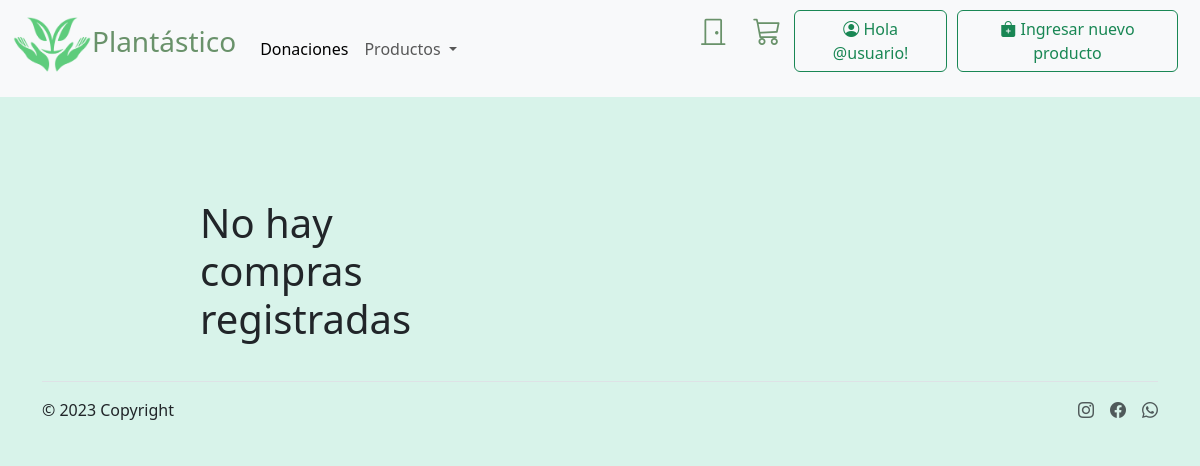
Page /comprasrealizadas on the earlier database version.
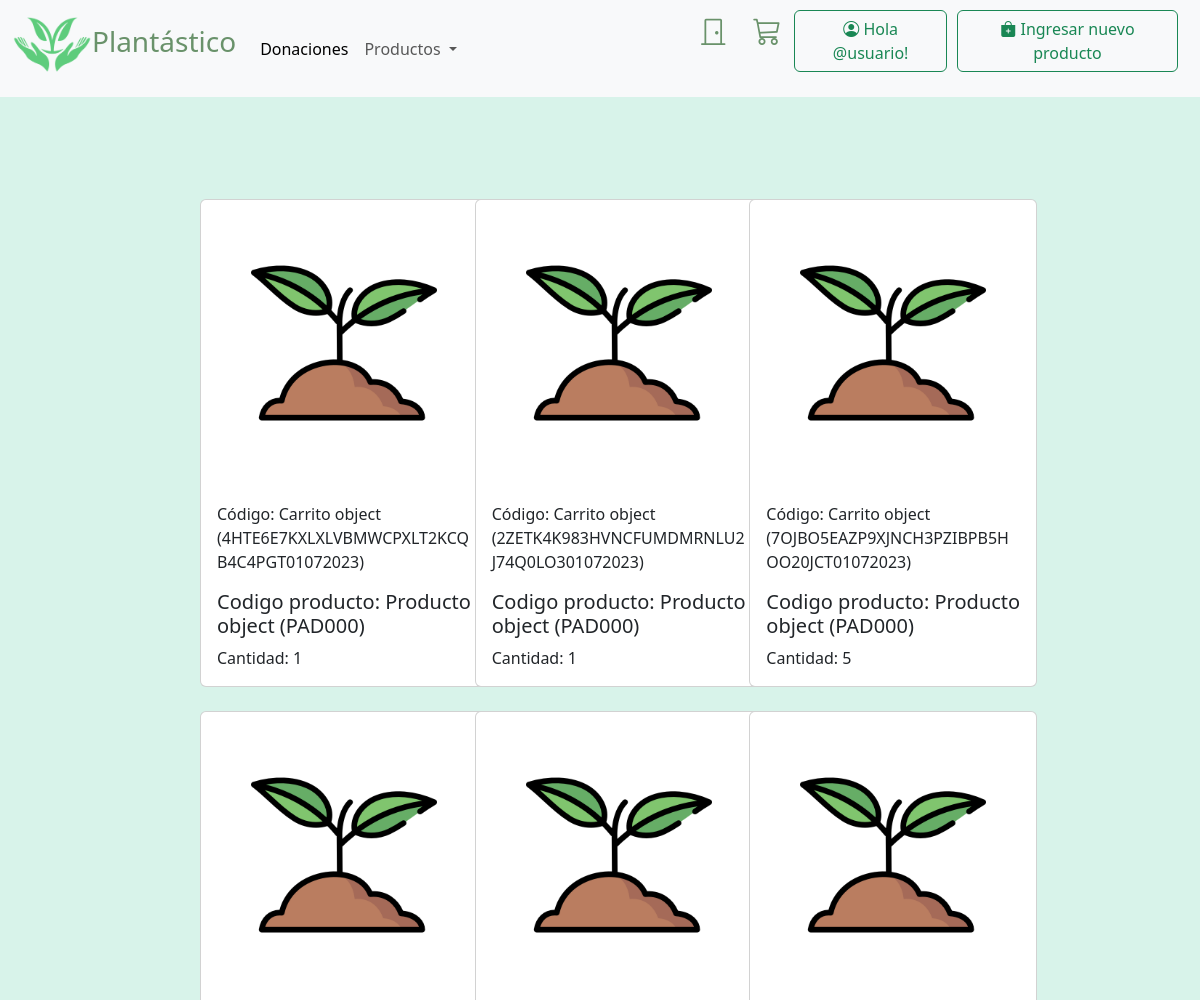
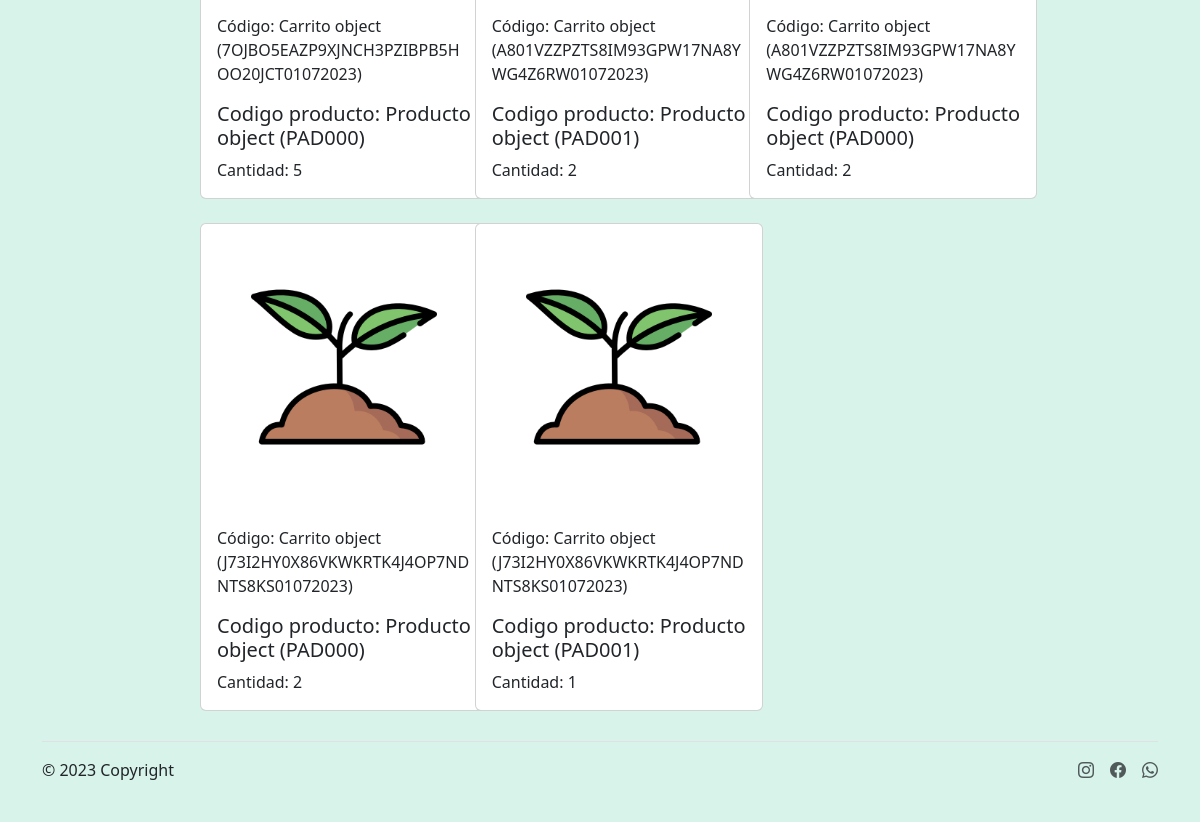
Same page on the later database version (2 pictures, top to bottom).
### app_plantastico/models.py (models this page shows)
class ProductoCarrito(models.Model):
    id_procar           = models.AutoField(primary_key=True)
    codigo_carrito      = models.ForeignKey(Carrito, on_delete=models.CASCADE)
    codigo_producto     = models.ForeignKey(Producto, on_delete=models.CASCADE)
    cantidad_producto   = models.IntegerField()

class Carrito(models.Model):
	codigo_carrito 	    = models.CharField(max_length=40, primary_key=True)
	usuario 	        = models.ForeignKey(Usuario, on_delete=models.CASCADE)

class Producto(models.Model):
    codigo              = models.CharField(max_length=50, primary_key=True)
    nomproducto         = models.CharField(max_length=50)
    descripcion         = models.CharField(max_length=150)
    precio              = models.IntegerField()
    stock               = models.IntegerField()

### app_plantastico/views.py (the view)
# urls.py: path("comprasrealizadas", views.comprasRealizadas, name="comprasrealizadas"),
def comprasRealizadas(request):
    lista_compras = ProductoCarrito.objects.all()
    return render(request, "app_plantastico/comprasrealizadas.html", {"lista_compras": lista_compras})

### app_plantastico/templates/app_plantastico/comprasrealizadas.html (shortened to what this page needs)
{% load static %}
{% load bootstrap4 %}
<html>
    <head>
        <link href="{% static 'bootstrap.min.css' %}" rel="stylesheet">
        <link href="{% static 'style.css' %}" rel="stylesheet">
        <link href="{% static 'bootstrap-icons.css' %}" rel="stylesheet">
    </head>
    <body>
        <nav class="navbar navbar-expand-lg bg-body-tertiary">
            <div class="container-fluid">
                <a class="navbar-brand" href="{% url 'index' %}"><h3><img src="{% static 'assets/logo.png' %}" alt="Logo" class="tamannio_logo">Plantástico</h3></a>
                <div class="collapse navbar-collapse" id="navbarSupportedContent">
                    <ul class="navbar-nav me-auto mb-2 mb-lg-0">
                        <li class="nav-item">
                            <a class="nav-link active" aria-current="page" href="donacion">Donaciones</a>
                        </li>
                        <li class="nav-item dropdown">
                            <a class="nav-link dropdown-toggle" href="..." role="button" data-bs-toggle="dropdown" aria-expanded="false">
                            Productos
                            </a>
                        </li>
                    </ul>
                    <form class="d-flex" role="search">
                        <a href="{% url 'index' %}" class="btn"><h3><i class="bi bi-door-closed"></i></h3></a>
                        <br>
                        <a href="carrito" class="btn"><h3><i class="bi bi-cart3"></i></h3></a>
                        <br>
                        <a type="button" href="iniciosesion" class="btn btn-outline-success"
                        style="margin-right: 2%;">
                            <i class="bi bi-person-circle"></i> Hola @usuario!
                        </a>
                        <a type="button" href="{% url 'registrarproducto' %}" class="btn btn-outline-success"
                        style="margin-right: 2%;">
                            <i class="bi bi-bag-plus-fill"></i> Ingresar nuevo producto
                        </a>
                    </form>
                </div>
            </div>
        </nav>
        <div>
            <br>
        </div>
        <br>
        <div class="formulario" id="div_productos">
            <br>
            <div class="row row-cols-1 row-cols-md-3 g-4">
                {% for productocarrito in lista_compras  %}
                    <div class="col">
                        <div class="card h-100" style="width: 18rem;">
                            <img src="{% static 'assets/productodefault.png' %}" class="card-img-top" alt="imagen por defecto" style="padding: 50px;" >
                            <div class="card-body">
                                <p class="card-text">Código: {{productocarrito.codigo_carrito}}</p>
                                <h5 class="card-title">Codigo producto: {{productocarrito.codigo_producto}}</h5>
                                <p class="card-text">Cantidad: {{productocarrito.cantidad_producto}}</p>
                            </div>
                        </div>
                    </div>
                    <br>
                {% empty %}
                <h1>No hay compras registradas</h1>
                {% endfor %}
            </div>
        </div>
        <div class="container">
            <footer class="d-flex flex-wrap justify-content-between align-items-center py-3 my-4 border-top">
            <div class="col-md-4 d-flex align-items-center">
                © 2023 Copyright
            </div>
            <ul class="nav col-md-4 justify-content-end list-unstyled d-flex">
                <li class="ms-3"><a class="text-body-secondary" href="#"><i class="bi bi-instagram" ></i></a></li>
                <li class="ms-3"><a class="text-body-secondary" href="#"><i class="bi bi-facebook"></i></a></li>
                <li class="ms-3"><a class="text-body-secondary" href="#"><i class="bi bi-whatsapp"></i></a></li>
            </ul>
            </footer>
        </div>
    </body>
</html>

Differences in the rows shown:
added ProductoCarrito: codigo_carrito "Carrito object (4HTE6E7KXLXLVBMWCPXLT2KCQB4C4PGT01072023)", codigo_producto "Producto object (PAD000)", cantidad_producto "1"
added ProductoCarrito: codigo_carrito "Carrito object (2ZETK4K983HVNCFUMDMRNLU2J74Q0LO301072023)", codigo_producto "Producto object (PAD000)", cantidad_producto "1"
added ProductoCarrito: codigo_carrito "Carrito object (7OJBO5EAZP9XJNCH3PZIBPB5HOO20JCT01072023)", codigo_producto "Producto object (PAD000)", cantidad_producto "5"
added ProductoCarrito: codigo_carrito "Carrito object (7OJBO5EAZP9XJNCH3PZIBPB5HOO20JCT01072023)", codigo_producto "Producto object (PAD000)", cantidad_producto "5"
added ProductoCarrito: codigo_carrito "Carrito object (A801VZZPZTS8IM93GPW17NA8YWG4Z6RW01072023)", codigo_producto "Producto object (PAD001)", cantidad_producto "2"
added ProductoCarrito: codigo_carrito "Carrito object (A801VZZPZTS8IM93GPW17NA8YWG4Z6RW01072023)", codigo_producto "Producto object (PAD000)", cantidad_producto "2"
added ProductoCarrito: codigo_carrito "Carrito object (J73I2HY0X86VKWKRTK4J4OP7NDNTS8KS01072023)", codigo_producto "Producto object (PAD000)", cantidad_producto "2"
added ProductoCarrito: codigo_carrito "Carrito object (J73I2HY0X86VKWKRTK4J4OP7NDNTS8KS01072023)", codigo_producto "Producto object (PAD001)", cantidad_producto "1"
Other differences:
text no longer shown: "No hay compras registradas"
